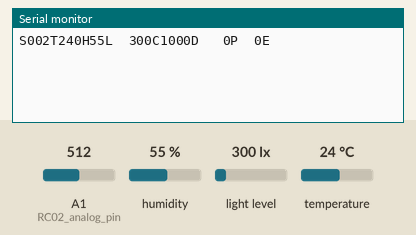
The sketch below on a simulated Arduino Nano, built with avr-gcc and run on an emulated ATmega328P. Parts: the last lines printed to the serial monitor. Wiring (inferred from the names in the program): BH1750 light sensor at I2C address 0x23. The test bench sets the inputs (shaded band); at power-on: light level 300 lx, A1 (RC02_analog_pin) = 512, temperature 24 °C, humidity 55 %.

Above: at 3.2 s.
3.3 s: light level set to 40 lx
At 6.4 s:
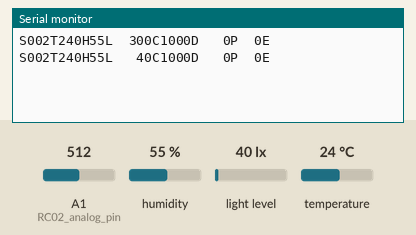
6.7 s: A1 (RC02_analog_pin) set to 499
At 16.4 s:
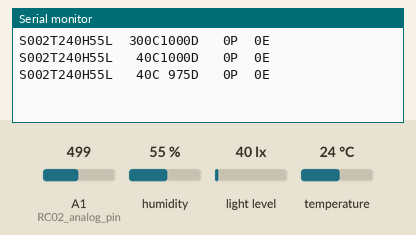
16.7 s: temperature set to 7 °C
At 26.4 s:
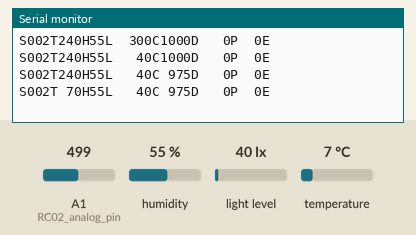
26.7 s: A1 (RC02_analog_pin) set to 716
At 36.4 s:
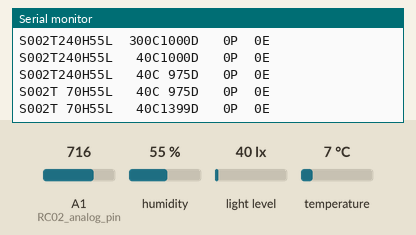
36.7 s: light level set to 500 lx
At 46.4 s:
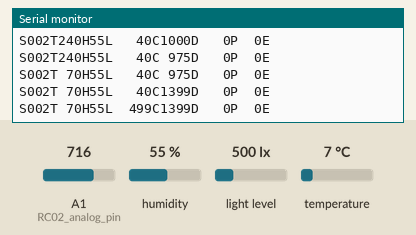
46.7 s: A1 (RC02_analog_pin) set to 306
At 56.5 s:
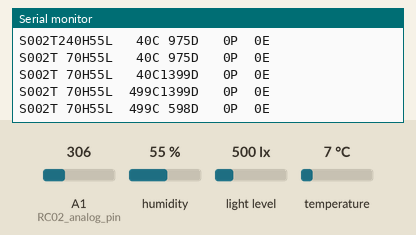

The sketch:

EMDv3_RC02_GSDv2_Node2.ino
```cpp
/*
 * Simple code for wsn id 02 in mushroom growing room.
 * Reads sensors and sends data to gateway by RF wireless transceiver CC1101.
 * Timer period: 10 seconds.
 *
 * Atmega328p-au MCU with arduino bootloader (or Arduino Nano).
 * Data transceiver: rfic CC1101 - UART serial interface, frequency: 433MHz, default baud-rate: 9600 kbps.
 * Sensors: temperature & relative humidity SHT11, light intensity BH1750, CO2 concentration sensor RC-02.
 *
 * The circuit:
 * D2: SHT11 clock pin.
 * D6: SHT11 data pin.
 * A4: BH1750 SDA pin.
 * A5: BH1750 SCL pin.
 * A1: RC-02 analog output.
 * RXD(D0): TXD pin (RF transceiver CC1101).
 * TXD(D1): RXD pin (RF transceiver CC1101).
 *
 * Created 18 Mar 2017 by AGCT.
 */
// I2C lib for light intensity sensor. Comes with IDE.
#include <Wire.h>
#include <stdlib.h>
#include <stdio.h>
#include <math.h>
// SHT lib for T&RH sensor
#include "SHT1x.h"
// Timer lib
#include "SimpleTimer.h"

SimpleTimer timer;
/*-----( Declare Constants and Pin Numbers )------*/
// WSN ID. "002" shows this node in Network 0 and has ID 02.
char node_id[] = "002";
#define sht_dataPin 6
#define sht_clockPin 2
// CO2 sensor
int RC02_analog_pin = A1;
int RC02_read_sample_times = 10;
int read_sample_interval = 50;
// Timer period
int timer_period = 10000;
/*-----( Declare Objects and Variables )----------*/
// Data to transmit
char rf_dataTransmitted[60];
// SHT sensor
SHT1x sht1x(sht_dataPin, sht_clockPin);
// I2C address BH1750
int BH1750address = 0x23;
byte buff[2];
// CO2 concentration
int RC02_ppmCO2 = 0;
// Soil moisture and temperature 5TM
float soil_dielctric = 0, soil_temp = 0;
// Data(t, h, li, ppmCO2, soil_dielctric, soil_temp) in char-array
static char dtostrfbuffer1[4];
static char dtostrfbuffer2[3];
static char dtostrfbuffer3[6];
static char dtostrfbuffer4[5];
static char dtostrfbuffer5[5];
static char dtostrfbuffer6[4];
/*----- SETUP: RUNS ONCE -------------------------*/
void setup()
{
  // Initialize the serial communications. Set speed to 9600 kbps.
  Serial.begin(9600);
  // Initialize the I2C communications.
  Wire.begin();
  // Delay for 2 second.
  delay(2000);
  // Run rf_TransmitDataFunc every 'period' 10 seconds.
  timer.setInterval(timer_period, rf_TransmitDataFunc);                                              // Run read_Data() fuction every 10 seconds
}
/*----- End SETUP ---------------------------------*/
/*----- LOOP: RUNS CONSTANTLY ---------------------*/
void loop()
{
  timer.run();
}
/*----- End LOOP ----------------------------------*/
/*-----( Declare User-written Functions )----------*/
void rf_TransmitDataFunc()
{
  // Read humidity
  float h = sht1x.readHumidity();
  // Read temperature as Celsius (the default)
  float t = sht1x.readTemperatureC();
  // Read temperature as Fahrenheit (isFahrenheit = true)
  float f = sht1x.readTemperatureF();

  // Read light intensity
  uint16_t li=0;
  BH1750_Init(BH1750address);
  if(2==BH1750_Read(BH1750address))
  {
    li=((buff[0]<<8)|buff[1])/1.2;
  } else li = 65535;

  // Read CO2 concentration
  float adcVolts = RC02_Read(RC02_analog_pin, RC02_read_sample_times);
  RC02_ppmCO2 = RC02_GetPercentage(adcVolts);

  // No soil moisture and temperature sensor
  soil_dielctric = 0;
  soil_temp = 0;

  // Convert all data into char-array
  dtostrf((int)(t*10), 3, 0, dtostrfbuffer1);
  dtostrf((int)h, 2 , 0, dtostrfbuffer2);
  dtostrf(li, 5, 0, dtostrfbuffer3);
  dtostrf(RC02_ppmCO2, 4, 0, dtostrfbuffer4);
  dtostrf(soil_dielctric * 100, 4, 0, dtostrfbuffer5);
  dtostrf(soil_temp * 10, 3, 0, dtostrfbuffer6);

  // Connect all char-array into one
  sprintf(rf_dataTransmitted,"S%sT%sH%sL%sC%sD%sP%sE", node_id, dtostrfbuffer1, dtostrfbuffer2, dtostrfbuffer3, dtostrfbuffer4, dtostrfbuffer5, dtostrfbuffer6);
  // Print all sensor values. Data will be transmited to Gateway by RF CC1101 module.
  // End with "\n\r"
  Serial.print(rf_dataTransmitted); Serial.print("\n\r");

  // Clear all variables
  t = 0;
  h = 0;
  li = 0;
  RC02_ppmCO2 = 0;
  soil_dielctric = 0;
  soil_temp = 0;
}
/*-------Sub-fuction---------------------------------*/
// Read light intensity
int BH1750_Read(int address)
{
  int i=0;
  Wire.beginTransmission(address);
  Wire.requestFrom(address, 2);
  while(Wire.available())
  {
    buff[i] = Wire.read();// receive one byte
    i++;
  }
  Wire.endTransmission();
  return i;
}
// Initialize light intensity sensor
void BH1750_Init(int address)
{
  Wire.beginTransmission(address);
  Wire.write(0x10);//1lx reolution 120ms
  Wire.endTransmission();
}
// Read CO2 concentration
float RC02_Read(int i_rcPin, int read_sample_times)
{
  int i;
  float v = 0;

  for (i = 0; i < read_sample_times; i++) {
    v += analogRead(i_rcPin);
    delay(read_sample_interval);
  }
  v = (v / read_sample_times) * 5 / 1023;
  return v;
}
// Convert into ppm, the range: 0 - 2000 ppm.
int RC02_GetPercentage(float volts)
{
  float ppmCO2 = (float)(volts / 5) * 2000;
  if (ppmCO2 < 0) ppmCO2 = 0;
  if (ppmCO2 > 2000) ppmCO2 = 2000;
  return (int)ppmCO2;
}
/*-----( THE END )------------------------------------*/
```

Measured:
- the behaviour switches between 512 and 511 on A1 (RC02_analog_pin) (found by bisection; images 1 and 2)
- after the input at 3.3 s, the serial monitor: prints a new line after 2.0 s (image 1)
- after the input at 6.7 s, the serial monitor: prints a new line after 8.6 s (image 2)
- after the input at 16.7 s, the serial monitor: prints a new line after 8.6 s (image 3)
- after the input at 26.7 s, the serial monitor: prints a new line after 8.6 s (image 4)
- after the input at 36.7 s, the serial monitor: prints a new line after 8.6 s (image 5)
- after the input at 46.7 s, the serial monitor: prints a new line after 8.6 s (image 6)
